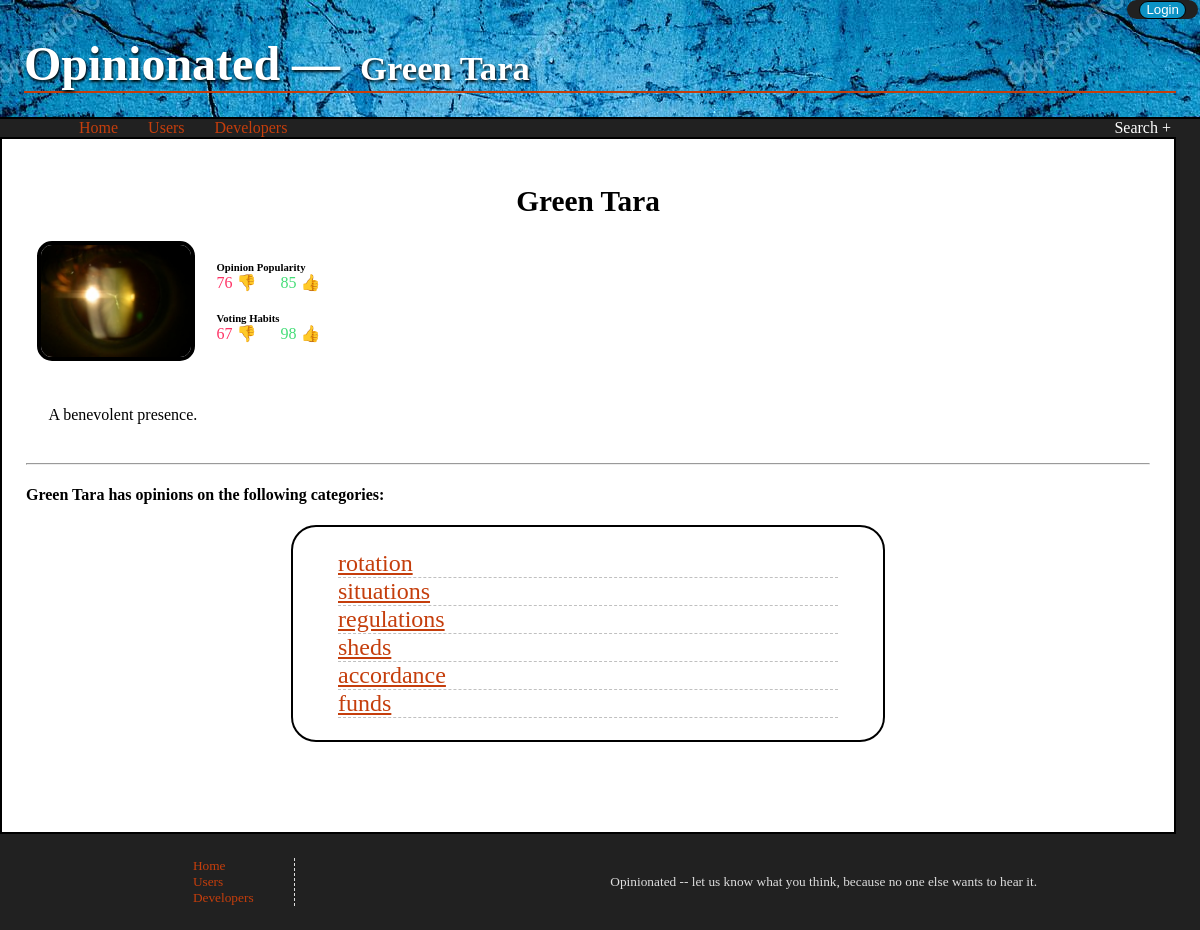
The app's page /users/2/categories with its own data.
### models.py (models this page shows, shortened)
class User(Base):
    __tablename__ = 'user'
    id = Column(Integer, primary_key=True)
    username = Column(String(80), nullable=False)
    email = Column(String(80))
    about = Column(Text)
    picture = Column(String(250))

class Category(Base):
    __tablename__ = 'category'
    id = Column(Integer, primary_key=True)
    name = Column(String(250), nullable=False)
    created_by = Column(Integer, ForeignKey('user.id'))

### server.py (the view)
@app.route('/users/<int:user_id>/categories')
def showUserCats(user_id):
    categories = session.query(Category).filter_by(
        created_by=user_id).all()
    user = session.query(User).filter_by(
        id=user_id).one()
    up_votes = session.query(func.count(Vote.id)).filter_by(
        votee=user_id,
        up_or_down=True).one()[0]
    down_votes = session.query(func.count(Vote.id)).filter_by(
        votee=user_id,
        up_or_down=False).one()[0]
    user_upVotes = session.query(func.count(Vote.id)).filter_by(
        voter=user_id,
        up_or_down=True).one()[0]
    user_downVotes = session.query(func.count(Vote.id)).filter_by(
        voter=user_id,
        up_or_down=False).one()[0]
    user_votes = [user_upVotes, user_downVotes]
    return render_template(
        'userCategoriesPage.html',
        categories=categories,
        user=user,
        up_votes=up_votes,
        down_votes=down_votes,
        user_votes=user_votes)

### templates/userCategoriesPage.html (shortened to what this page needs)
{% extends 'wrapper.html' %}
{% block body %}
	{% include 'userProfile.html' %}
<h4>{{user.username}} has opinions on the following categories:</h4>
<ul>
	{% for category in categories %}
		<li> <a href="{{url_for('showCategory', category_id = category.id)}}">{{ category.name }} </a> </li>
	{% endfor %}
</ul>
{% endblock %}

### templates/wrapper.html (shortened to what this page needs)
<!DOCTYPE html>
<html>
<head>
<link rel="stylesheet" type="text/css" href="/static/css/styles.css">
</head>
<body>
	<header>
		<div class="titles">
			<h1> <a href="{{url_for('showIndex')}}">Opinionated </a>&mdash;</h1>
			{% if item %}
			<h2> <a href="{{url_for('showItem', item_id = item.id)}}"> {{item.name}} </a> </h2>
			{% if user %}
			<small>&emsp; by &nbsp; </small> <a href="{{url_for('showUserCats', user_id = user.id)}}"> {{user.username}}</a> </h2>
			{% endif %}
			{% elif category and category.id != 0 %}
			<h2> <a href="{{url_for('showCategory', category_id = category.id)}}"> {{ category.name }}</a>
			{% if user %}
			<small>&emsp; by </small> <a href="{{url_for('showUserCats', user_id = user.id)}}"> {{user.username}}</a> </h2>
			{% endif %}
			{% elif user %}
			<h2> {{user.username}} </h2>
			{% else %}
			<h2> Home </h2>
			{% endif %}
		</div>
		<div>
			<div class="login" id="loginDiv">
				<button id="login"
				>
				</button>
			</div>
		</div>
		<nav>
			{% include 'navlinks.html' %}
			<div class="search">
				{% include 'searchForm.html' %}
			</div>
		</nav>
	</header>
<main class="content">
	{% block body %}
	{% endblock %}
</main>
{% include 'footer.html' %}

### templates/navlinks.html
{% block body %}
		<ul>
				<li> <a href="/"> Home </a></li>
				<li> <a href="{{url_for('showAllUsers')}}">Users </a> </li>
				<li> <a href="{{url_for('forDevelopers')}}"> Developers</a>  </li>
		</ul>
{% endblock %}

### templates/searchForm.html (shortened to what this page needs)
{% block body %}
<form action="/search" method="GET">
	<label id="searchLabel" for="search" class="openSearch"> Search +
	</label>
</form>
{% endblock %}

### templates/userProfile.html
{% block body %}
<div class="userProfile">
	<h3> {{user.username}} </h3>
	<img class="profilePic" src="{{user.picture}}">
	<div class="voteCounter-wrapper">
		<h6>Opinion Popularity</h6>
		{% include 'voteCounter.html' %}
		<h6>Voting Habits</h6>
		{% include 'votingHabits.html' %}
	</div>
	<p>
		{{user.about}}
	</p>
</div>
<hr>
{% endblock %}

### templates/voteCounter.html
	<span class="downVoteCounter"> {{down_votes}} 👎 &emsp;</span>
	<span class="upVoteCounter">{{up_votes}} 👍 </span>

### templates/votingHabits.html
	<span class="downVoteCounter"> {{user_votes[1]}} 👎 &emsp;</span>
	<span class="upVoteCounter">{{user_votes[0]}} 👍 </span>

### templates/footer.html (shortened to what this page needs)
<footer>
	<div class="top">
		<nav>
	 		{% include 'navlinks.html' %}
		</nav>
	<span>
		Opinionated -- let us know what you think, because no one else wants to hear it.
	</span>
	</div>
</footer>
</body>
</html>

### static/css/styles.css (style rules this page uses)
a { color: #c53e0c; }
nav a, header a { text-decoration: none; }
ul { margin: 0; }
body { margin: 0; font-family: Georgia; min-height: 100vh; background-color: #212121; }
h1 { font-size: 22pt; margin: 0; margin-right: 20px; }
h2 { font-size: 18pt; margin: 0; }
h6 { margin: 20px 0 0 0; }
h3 { margin: 2% auto; text-align: center; font-size: 16pt; }
button, input[type='submit'] { border-radius: 10px; border: solid black 1px; background-color: #0c93c5; line-height: 10pt; color: white; cursor: pointer; }
label { margin-top: 15px; }
header { color: white; display: flex; width: 100%; flex-wrap: wrap; position: relative; background: url("/static/imgs/blue-texture.jpg"); }
header .login { position: absolute; top: 0; right: 0; margin-right: 2px; padding: 0 1%; background-color: #212121; border-radius: 10px; }
header .login button { height: 18px; }
header .titles { padding-top: 1%; display: flex; width: 100%; margin: 2%; align-items: baseline; justify-content: flex-start; border-bottom: solid #c53e0c 2px; flex-wrap: wrap; }
header .titles * { color: white; text-shadow: 1px 2px 3px black; }
header nav { justify-content: space-between; display: flex; flex-wrap: wrap; width: 100%; padding: 0 2%; background-color: #212121; border-top: solid black 2px; }
header nav .search { margin-right: 5px; }
header nav ul { display: flex; }
header nav ul li { flex-basis: 2; padding: 0 15px; list-style: none; border-radius: 15px; }
header nav ul li a { color: #c53e0c; }
.upVoteCounter { color: #4d7; }
.downVoteCounter { color: #f36; }
.voteCounter-wrapper { float: left; margin-left: 10px; }
.profilePic { float: left; max-width: 150px; border-radius: 15px; border: solid black 4px; margin: 0 1% 2% 1%; clear: both; }
.userProfile p { clear: both; padding: 2%; }
main { min-height: 40vh; background-color: white; border: solid black 2px; margin-right: 2%; padding: 2% 2% 90px 2%; }
main ul { padding: 2% 4%; text-align: left; width: 90%; max-width: 500px; margin: auto; font-size: 18pt; border: solid black 2px; border-radius: 25px; }
main ul li { display: flex; justify-content: space-between; border-bottom: dashed silver 1px; align-items: flex-end; }
footer { color: #dedede; background-color: #212121; display: flex; flex-wrap: wrap; font-size: 10pt; padding: 2% 0; position: relative; }
footer nav { display: inline-block; border-right: dashed #dedede 1px; }
footer nav ul { display: inline-block; list-style: none; }
footer .top { width: 100%; display: flex; justify-content: space-around; align-items: center; }
footer .top * { padding: 0 10px; }
header li, footer li { transition: background-color 1s, color 0.5s; }
header li a, footer li a { transition: color 0.5s; }
.openSearch { transition: color 1s; cursor: pointer; }
@media only screen and (min-width: 600px) { h1 { font-size: 36pt; } }
@media only screen and (min-width: 600px) { h2 { font-size: 26pt; } }
@media only screen and (min-width: 600px) { h3 { font-size: 22pt; } }

### records on screen
User: username "Green Tara", picture (picture), about "A benevolent presence."
Category: name "rotation"
Category: name "situations"
Category: name "regulations"
Category: name "sheds"
Category: name "accordance"
Category: name "funds"

### other values on screen
{{ down_votes }} "76"
{{ up_votes }} "85"
{{ user_votes[1] }} "67"
{{ user_votes[0] }} "98"
